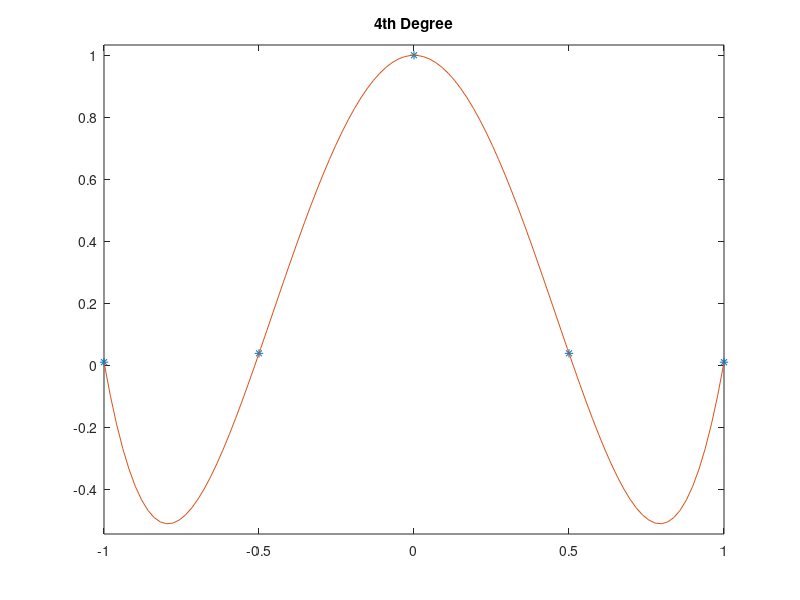
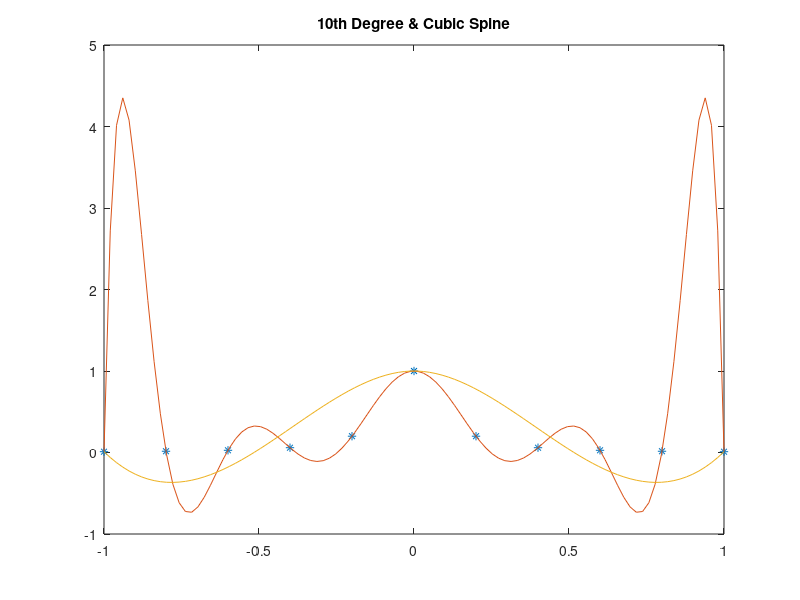

Write MATLAB code to recreate these figures, in order.
%Problem 1 - Lab 8.

%4th degree interpolating polynomial
f=@(x) 1/(1+100*x^2);
xvals=linspace(-1,1,5);
plotvals=linspace(-1,1);
fvals=[f(xvals(1))];

for i=2:1:length(xvals)
fvals=[fvals f(xvals(i))];
end

if(length(xvals)==4+1)
    disp('Interpolating Polynomial')
end

format long;
g=polyfit(xvals,fvals,4);
g4=polyval(g,plotvals);
gfunc=@(x)g(1)*x^4+g(2)*x^3+g(3)*x^2+g(4)*x+g(5);
gvals=[gfunc(plotvals(1))];

for i=2:1:length(plotvals)
    gvals=[gvals gfunc(plotvals(i))];
end

figure(1)
plot(xvals,fvals,'*',plotvals,g4)
title('4th Degree')
axis('equal')

%%%%%%%%%%%%%%%%%%%%%%%%%%%%%%%%%%%%%%%%%%%%%%%%%%%%%%
%10th degree interpolating polynomial
xvals2=linspace(-1,1,11);
plotvals2=linspace(-1,1);
fvals2=[f(xvals(1))];

for i=2:1:length(xvals2)
fvals2=[fvals2 f(xvals2(i))];
end

if(length(xvals2)==10+1)
    disp('Interpolating Polynomial')
end

w=polyfit(xvals2,fvals2,10);
w10=polyval(w,plotvals2);
wfunc=@(x)w(1)*x^10+w(2)*x^9+w(3)*x^8+w(4)*x^7+w(5)*x^6+w(6)*x^5+w(7)*x^4+w(8)*x^3+w(9)*x^2+w(10)*x+w(11);
wvals=[gfunc(plotvals2(1))];
for i=2:1:length(plotvals2)
    wvals=[wvals wfunc(plotvals2(i))];
end



%Problem 2 - Lab 8.
yvals3=spline(xvals,fvals,plotvals);
figure(2)
plot(xvals2,fvals2,'*',plotvals2,w10,plotvals2,yvals3)
title('10th Degree & Cubic Spine')
axis([-1 1 -1 5])